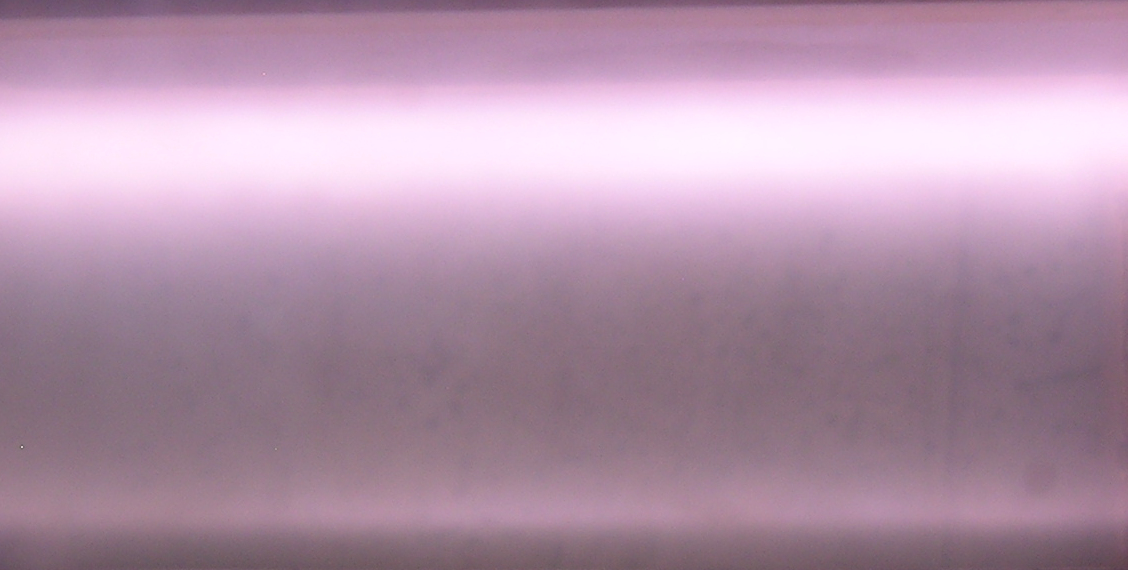
#> input picture labs/HFC-plasma/clean_crop/1.JPG, 1128 x 570 px; its folder holds 3 pictures in this run
$ python processing.py
#> lines starting #> are read from the running program, lines starting #| are printed output that depends on the picture
### graphs.py
import numpy as np
import matplotlib.pyplot as plt
import math
from numpy.polynomial import Polynomial as poly

# [65 lines left out: functions baseLsqm, lsqm, plot, plotLsqm, not called in this run]

def plotlsqm(x, y, dx = np.empty(0), dy = np.empty(0), filename = None, plotFmt = '.', lsqmFmt = 'r', title = None, xlabel = None, ylabel = None, stretch = 0.1, bflag = True):
	return plotLsqm(x, y, dx, dy, filename, plotFmt, lsqmFmt, title, xlabel, ylabel, stretch, bflag)

# [16 lines left out: function plotPoly, not called in this run]

def basePlot():
	fig, ax = plt.subplots()
	plt.minorticks_on()
	plt.grid(True, 'major', 'both', color = '#888888')
	plt.grid(True, 'minor', 'both', linestyle = '--')
	return fig, ax

### labs/HFC-plasma/processing.py
from PIL import Image
import numpy as np
import matplotlib.pyplot as plt
import scipy
import os

import sys

sys.path.append("../../")
import csvreader
import graphs
import calculations

height = 37.4 #mm

#plot clean
fig, ax = graphs.basePlot()

for image_path in sorted(os.listdir("clean_crop")):
	# Загружаем изображение
	img = Image.open(f"clean_crop/{image_path}").convert("RGB")
#> img is the input picture: PIL image 1128x570 RGB; mean R, G, B 177, 146.9, 168.6
	# print(image_path)

	# Переводим в массив numpy
	img_array = np.array(img)

	r_channel_avg = img_array[:, :, 0].mean(axis=1)[::-1]
#> r_channel_avg = 570 values, max 254.8 at index 423, min 110.9 at index 3, mean 177
	g_channel_avg = img_array[:, :, 1].mean(axis=1)[::-1]
#> g_channel_avg = 570 values, max 237.6 at index 426, min 88.38 at index 0, mean 146.9
	b_channel_avg = img_array[:, :, 2].mean(axis=1)[::-1]
#> b_channel_avg = 570 values, max 254.2 at index 420, min 98.2 at index 2, mean 168.6

	# Усреднённая яркость (среднее от суммы)
	sum_channel_avg = (r_channel_avg + g_channel_avg + b_channel_avg) / 3
#> sum_channel_avg = 570 values, max 248.9 at index 425, min 99.19 at index 3, mean 164.1

	x = np.arange(0, sum_channel_avg.size, 1) #x axis for plotting
#> x = 570 values from 0 to 569

	ax.plot(x / sum_channel_avg.size * height, sum_channel_avg / np.max(sum_channel_avg), linestyle='-', label=f"Среднее (R+G+B)/3, {image_path[:-4]} torr")

plt.legend()
plt.xlabel("z, mm")
plt.ylabel("intensity")
plt.title("intensity distribution, clean")
plt.show()
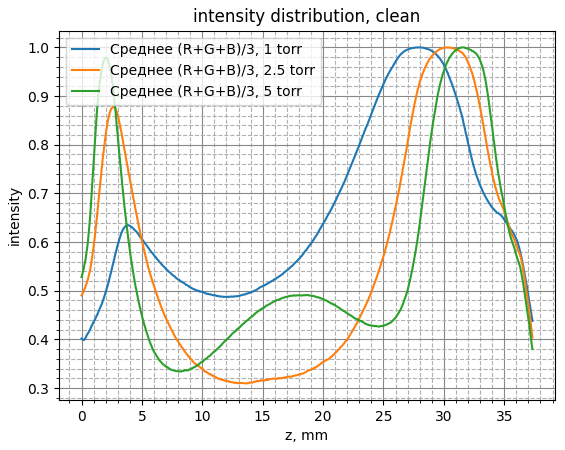
#> figure drawn by matplotlib, 1 panel; curve peaks at x = 27.89, y = 1; curve peaks at x = 30.33, y = 1; curve peaks at x = 31.54, y = 1

#plot dirty
fig, ax = graphs.basePlot()

#> (the run stopped early here; a loop or call above may not have finished)
